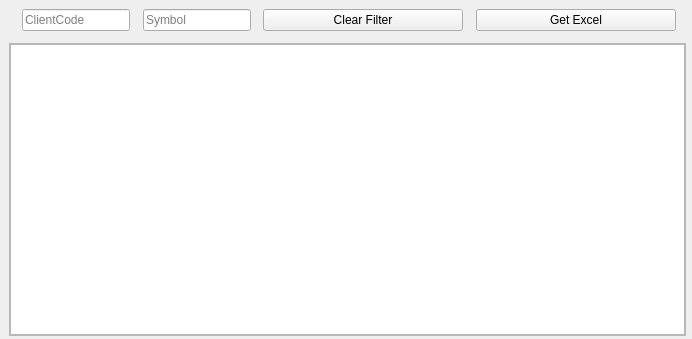
<?xml version="1.0" encoding="UTF-8"?>
<ui version="4.0">
 <class>MainWindow</class>
 <widget class="QMainWindow" name="MainWindow">
  <property name="geometry">
   <rect>
    <x>0</x>
    <y>0</y>
    <width>692</width>
    <height>339</height>
   </rect>
  </property>
  <property name="windowTitle">
   <string>MainWindow</string>
  </property>
  <property name="dockOptions">
   <set>QMainWindow::AllowNestedDocks|QMainWindow::AllowTabbedDocks|QMainWindow::AnimatedDocks|QMainWindow::ForceTabbedDocks|QMainWindow::GroupedDragging|QMainWindow::VerticalTabs</set>
  </property>
  <widget class="QWidget" name="centralwidget">
   <layout class="QGridLayout" name="gridLayout">
    <property name="leftMargin">
     <number>0</number>
    </property>
    <property name="topMargin">
     <number>0</number>
    </property>
    <property name="rightMargin">
     <number>0</number>
    </property>
    <property name="bottomMargin">
     <number>0</number>
    </property>
    <property name="horizontalSpacing">
     <number>3</number>
    </property>
    <property name="verticalSpacing">
     <number>0</number>
    </property>
    <item row="2" column="2">
     <widget class="QFrame" name="mainFrame">
      <property name="sizePolicy">
       <sizepolicy hsizetype="Expanding" vsizetype="Expanding">
        <horstretch>0</horstretch>
        <verstretch>0</verstretch>
       </sizepolicy>
      </property>
      <property name="frameShape">
       <enum>QFrame::StyledPanel</enum>
      </property>
      <property name="frameShadow">
       <enum>QFrame::Raised</enum>
      </property>
      <layout class="QGridLayout" name="gridLayout_4">
       <property name="leftMargin">
        <number>0</number>
       </property>
       <property name="topMargin">
        <number>0</number>
       </property>
       <property name="rightMargin">
        <number>0</number>
       </property>
       <property name="bottomMargin">
        <number>0</number>
       </property>
       <property name="spacing">
        <number>0</number>
       </property>
       <item row="0" column="0">
        <widget class="QTableView" name="tableView">
         <property name="font">
          <font>
           <pointsize>11</pointsize>
          </font>
         </property>
         <property name="styleSheet">
          <string notr="true"/>
         </property>
         <property name="selectionBehavior">
          <enum>QAbstractItemView::SelectRows</enum>
         </property>
         <property name="showGrid">
          <bool>true</bool>
         </property>
         <property name="sortingEnabled">
          <bool>true</bool>
         </property>
         <attribute name="verticalHeaderDefaultSectionSize">
          <number>23</number>
         </attribute>
        </widget>
       </item>
      </layout>
     </widget>
    </item>
    <item row="0" column="1" colspan="3">
     <widget class="QWidget" name="indexBar" native="true">
      <property name="sizePolicy">
       <sizepolicy hsizetype="Preferred" vsizetype="Minimum">
        <horstretch>0</horstretch>
        <verstretch>0</verstretch>
       </sizepolicy>
      </property>
      <property name="minimumSize">
       <size>
        <width>0</width>
        <height>0</height>
       </size>
      </property>
      <property name="styleSheet">
       <string notr="true"/>
      </property>
      <layout class="QGridLayout" name="gridLayout_2">
       <item row="0" column="0" rowspan="2">
        <widget class="Line" name="line_4">
         <property name="maximumSize">
          <size>
           <width>20</width>
           <height>16777215</height>
          </size>
         </property>
         <property name="styleSheet">
          <string notr="true">background-color: transparent;</string>
         </property>
         <property name="orientation">
          <enum>Qt::Horizontal</enum>
         </property>
        </widget>
       </item>
       <item row="0" column="1" rowspan="2">
        <widget class="QLineEdit" name="le_text">
         <property name="sizePolicy">
          <sizepolicy hsizetype="Preferred" vsizetype="Fixed">
           <horstretch>0</horstretch>
           <verstretch>0</verstretch>
          </sizepolicy>
         </property>
         <property name="maximumSize">
          <size>
           <width>200</width>
           <height>16777215</height>
          </size>
         </property>
         <property name="placeholderText">
          <string>ClientCode</string>
         </property>
        </widget>
       </item>
       <item row="0" column="2" rowspan="2">
        <widget class="Line" name="line_7">
         <property name="maximumSize">
          <size>
           <width>25</width>
           <height>16777215</height>
          </size>
         </property>
         <property name="styleSheet">
          <string notr="true">background-color: transparent;</string>
         </property>
         <property name="orientation">
          <enum>Qt::Horizontal</enum>
         </property>
        </widget>
       </item>
       <item row="0" column="3" rowspan="2" colspan="2">
        <widget class="QLineEdit" name="le_text_2">
         <property name="sizePolicy">
          <sizepolicy hsizetype="Preferred" vsizetype="Fixed">
           <horstretch>0</horstretch>
           <verstretch>0</verstretch>
          </sizepolicy>
         </property>
         <property name="maximumSize">
          <size>
           <width>200</width>
           <height>16777215</height>
          </size>
         </property>
         <property name="placeholderText">
          <string>Symbol</string>
         </property>
        </widget>
       </item>
       <item row="0" column="6" rowspan="2">
        <widget class="QPushButton" name="pbClearfilter">
         <property name="minimumSize">
          <size>
           <width>200</width>
           <height>0</height>
          </size>
         </property>
         <property name="maximumSize">
          <size>
           <width>200</width>
           <height>16777215</height>
          </size>
         </property>
         <property name="text">
          <string>Clear Filter</string>
         </property>
        </widget>
       </item>
       <item row="0" column="8" rowspan="2">
        <widget class="QPushButton" name="pbGetExcel">
         <property name="minimumSize">
          <size>
           <width>200</width>
           <height>0</height>
          </size>
         </property>
         <property name="maximumSize">
          <size>
           <width>200</width>
           <height>16777215</height>
          </size>
         </property>
         <property name="text">
          <string>Get Excel</string>
         </property>
        </widget>
       </item>
       <item row="0" column="5" rowspan="2">
        <widget class="Line" name="line_9">
         <property name="maximumSize">
          <size>
           <width>25</width>
           <height>16777215</height>
          </size>
         </property>
         <property name="styleSheet">
          <string notr="true">background-color: transparent;</string>
         </property>
         <property name="orientation">
          <enum>Qt::Horizontal</enum>
         </property>
        </widget>
       </item>
       <item row="1" column="4">
        <widget class="Line" name="line_5">
         <property name="maximumSize">
          <size>
           <width>10</width>
           <height>16777215</height>
          </size>
         </property>
         <property name="styleSheet">
          <string notr="true">background-color: transparent;</string>
         </property>
         <property name="orientation">
          <enum>Qt::Horizontal</enum>
         </property>
        </widget>
       </item>
       <item row="1" column="9">
        <widget class="Line" name="line_6">
         <property name="minimumSize">
          <size>
           <width>1</width>
           <height>0</height>
          </size>
         </property>
         <property name="styleSheet">
          <string notr="true">background-color:transparent</string>
         </property>
         <property name="orientation">
          <enum>Qt::Horizontal</enum>
         </property>
        </widget>
       </item>
       <item row="1" column="7">
        <widget class="Line" name="line_8">
         <property name="maximumSize">
          <size>
           <width>10</width>
           <height>16777215</height>
          </size>
         </property>
         <property name="styleSheet">
          <string notr="true">background-color: transparent;</string>
         </property>
         <property name="orientation">
          <enum>Qt::Horizontal</enum>
         </property>
        </widget>
       </item>
      </layout>
     </widget>
    </item>
    <item row="3" column="1">
     <widget class="Line" name="line_18">
      <property name="orientation">
       <enum>Qt::Horizontal</enum>
      </property>
     </widget>
    </item>
    <item row="1" column="2">
     <widget class="Line" name="line_2">
      <property name="styleSheet">
       <string notr="true">background-color: transparent;</string>
      </property>
      <property name="orientation">
       <enum>Qt::Horizontal</enum>
      </property>
     </widget>
    </item>
    <item row="2" column="3">
     <widget class="Line" name="line_3">
      <property name="styleSheet">
       <string notr="true">background-color: transparent;</string>
      </property>
      <property name="orientation">
       <enum>Qt::Vertical</enum>
      </property>
     </widget>
    </item>
    <item row="2" column="0">
     <widget class="Line" name="line">
      <property name="styleSheet">
       <string notr="true">background-color: transparent;</string>
      </property>
      <property name="orientation">
       <enum>Qt::Vertical</enum>
      </property>
     </widget>
    </item>
   </layout>
  </widget>
 </widget>
 <resources/>
 <connections/>
</ui>
